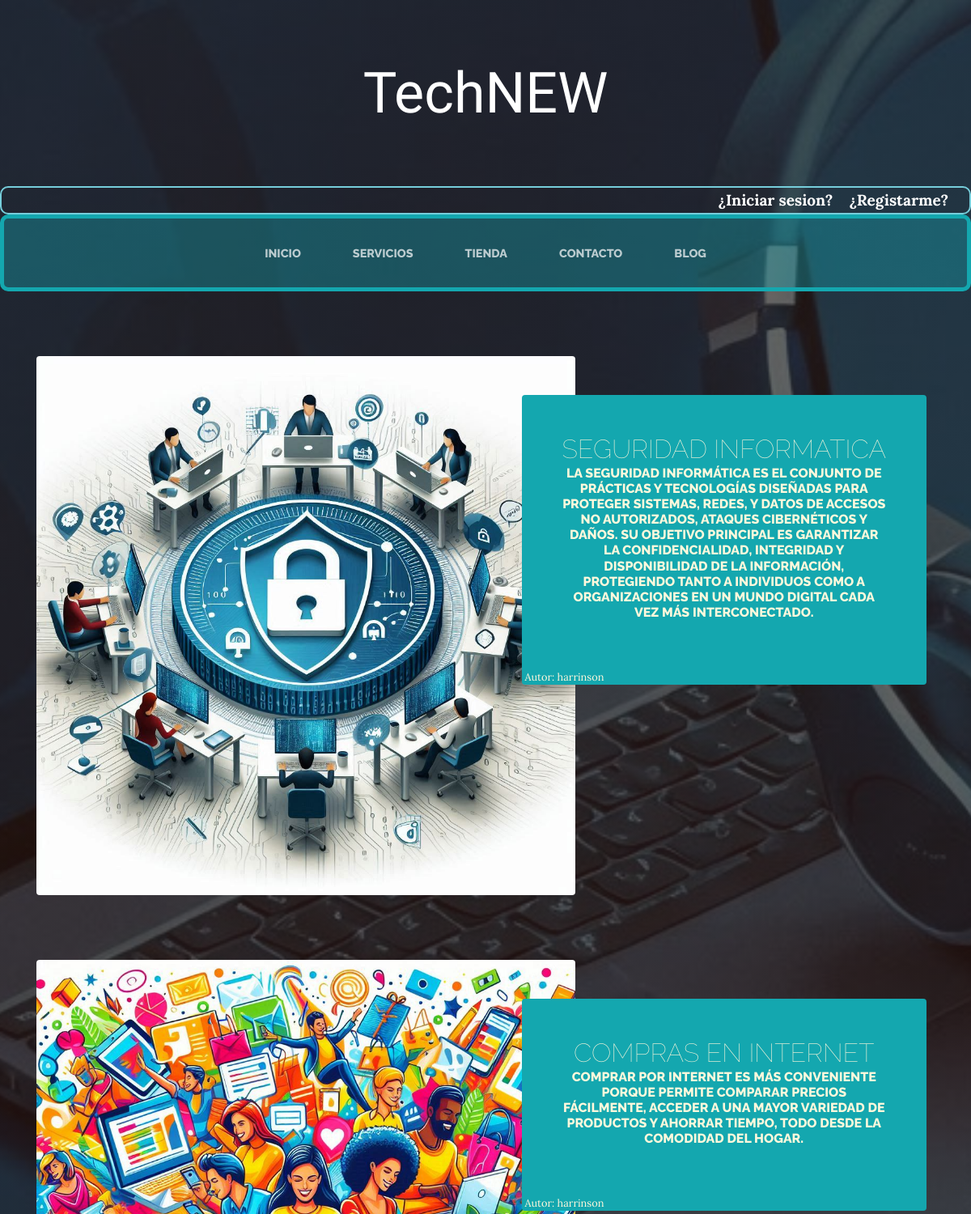
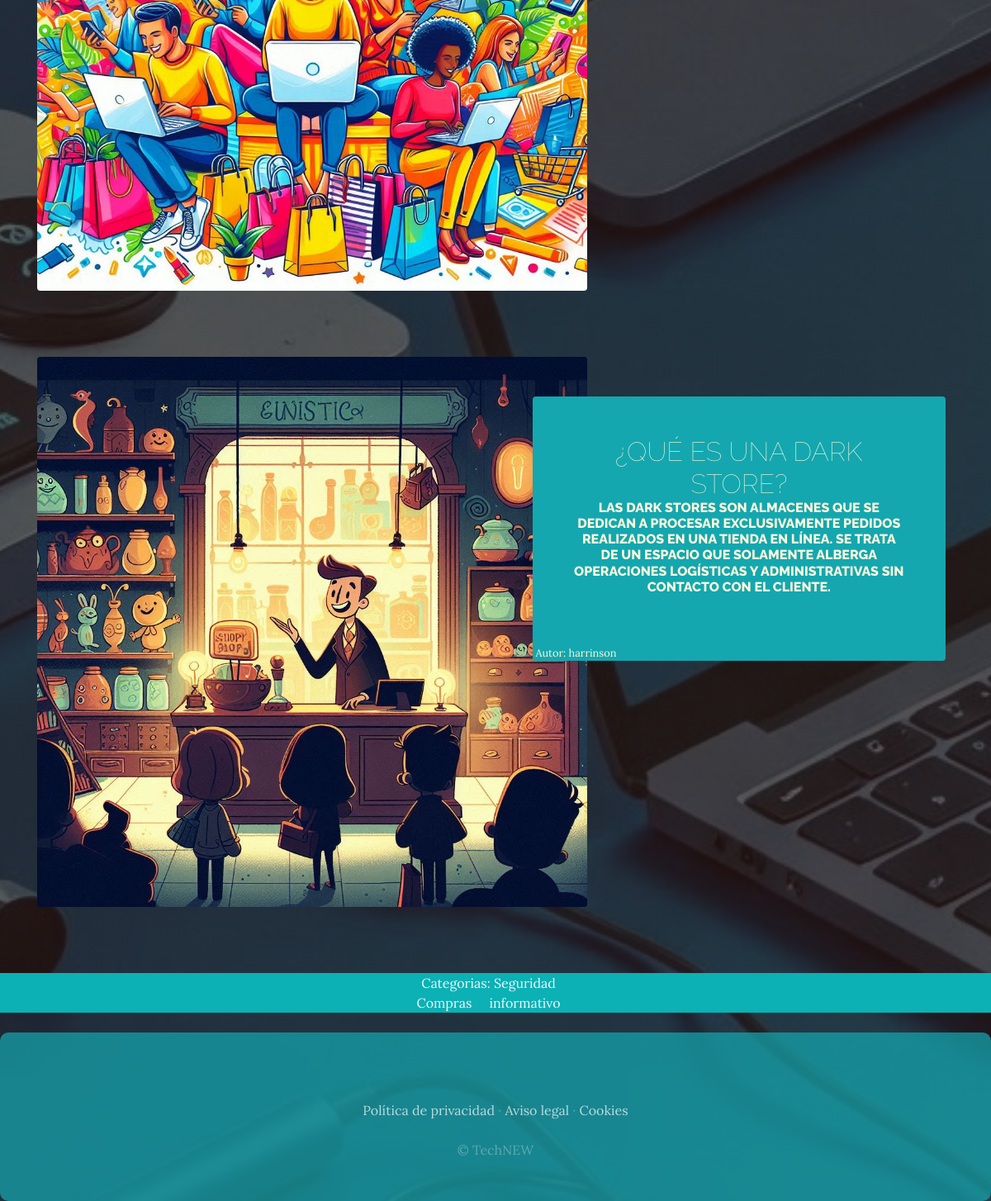
Screenshot of /blog/ with the database file from the repository (2 pictures, top to bottom).
### blog/models.py (models this page shows, shortened)
class post(models.Model):
     titulo=models.CharField(max_length=50,)
     contenido=models.CharField(max_length=500)
     imagen=models.ImageField(null=True , blank=True)
     autor=models.ForeignKey(User,on_delete=models.CASCADE)
     categorias=models.ManyToManyField(Categoria)
     created=models.DateTimeField(auto_now_add=True)
     updated=models.DateTimeField(auto_now_add=True)
     class meta:
        verbose_name="post"
        verbose_name_plural = "posts"

class Categoria(models.Model):
     nombre=models.CharField(max_length=50)
     created=models.DateTimeField(auto_now_add=True)
     updated=models.DateTimeField(auto_now_add=True)
     class meta:
        verbose_name="categoria"
        verbose_name_plural = "categorias"

### blog/views.py (the view)
# urls.py: 2. Add a URL to urlpatterns:  path('blog/', include('blog.urls'))
def blog (request):
    posts = post.objects.all()
    return render(request,"blog/Blog.html",{"posts":posts})

### carro/context_processor.py (called while the page is built)
def importe_total_carro(request):
    total = 0
    if request.user.is_authenticated:
            for key, value in request.session["carro"].items():
                total = total+float(value["precio"])
    else:
        total=" inicia sesion para relizar compras"
    return {"importe_total_carro": total}

### blog/templates/blog/Blog.html (shortened to what this page needs)
{% extends "TiendaHApp/base.html"%}
{%load static%}
{%block content%}
{% for post in posts %}
<section class="page-section clearfix">
    <div class="container">
      <div class="intro">
        <img class="intro-img img-fluid mb-3 mb-lg-0 rounded" src="{{post.imagen.url}}" alt="" style="width:60%;">
        <div class="intro-text left-0 text-center bg-faded p-5 rounded">
          <h2 class="section-heading mb-4" >
            <span style="font-size: 100%;"  class="section-heading-lower">{{post.titulo}}</span>
            <span class="section-heading-upper">{{post.contenido}}</span></h2>
            <span style="position: absolute; bottom: 0; right: 398; font-size:80%" class="section-heading-upper">Autor:  {{post.autor}} </span></h2>
        </div>
      </div>
    </div>
  </section>
  {%endfor%}
<section class="linksCategorias">
  <div>
      Categorias:
    {% for post in posts %}
    {% for categoria in  post.categorias.all %}
    <a href="{% url 'categoria' categoria.id%}" class="linksCategorias" >{{  categoria.nombre}} </a>  &nbsp;&nbsp;&nbsp;
    {%endfor%}
  </div>
  {%endfor%}
</section>c
{%endblock%}

### TiendaHApp/templates/TiendaHapp/base.html (shortened to what this page needs)
<html>
<head>
    {% load static %}
    <link href="{% static  'TiendaHApp/vendor/bootstrap/css/bootstrap.min.css'%}" rel="stylesheet">
    <link href="{% static  'TiendaHApp/css/gestion.css'%}" rel="stylesheet">
</head>
<body>
    <h1 class="site-heading text-center text-white d-none d-lg-block" >
      <span class="content" style="
      color: white;
      font-family: 'Uncial Antiqua', cursive;
      text-transform: none;
      font-size: 70px;
  ">TechNEW</span>
      </h1>
      <div class="infoUs" style="background-color:4e5053;border-radius:10px; width: 100%; font-size: 19px; font-weight: bold; border: 2px solid #76cedb; padding: 1px">
        {% if user.is_authenticated %}
        Bienvenido {{user.username}} &nbsp;&nbsp; <a style="color:rgb(211, 8, 66);" href="{%url 'cerrar_sesion' %}">Cerrar Sesion</a>
        &nbsp;&nbsp;<div class="navbar-brand" style="">
          <a href="{% url 'dashboard' %}" style="color:rgb(255, 255, 255);">Administracion</a> &nbsp;&nbsp;&nbsp;&nbsp;
      </div>
        {%else%}
        <a style="color: white;" href="{% url 'iniciar_sesion' %}"> ¿Iniciar sesion?</a> &nbsp;&nbsp; <a style="color: rgb(255, 255, 255);" href="{%url 'Autenticacion' %}">¿Registarme?</a> &nbsp;&nbsp;&nbsp;&nbsp;
        {%endif%}
      </div>
<nav class="navbar navbar-expand-lg navbar-dark py-lg-4" id="mainNav"style="border-radius:10px">
    <div class="container">
      <div class="collapse navbar-collapse"id="navbarResponsive" >
        <ul class="navbar-nav mx-auto" >
          <li class="nav-item {%if request.path == '/home/' %}active{%endif%} px-lg-4">
            <a class="nav-link text-uppercase text-expanded" href="{% url 'home' %}">Inicio</a>
          </li>
          <li class="nav-item {%if request.path == '/servicios/' %}active{%endif%} px-lg-4">
            <a class="nav-link text-uppercase text-expanded" href="{% url 'servicios' %}">Servicios</a>
          </li>
          <li class="nav-item {%if request.path == '/tienda/' %}active{%endif%} px-lg-4">
            <a class="nav-link text-uppercase text-expanded" href="{% url 'tienda' %}">Tienda</a>
          </li>
          <li class="nav-item {%if request.path == '/contacto/' %}active{%endif%} px-lg-4">
            <a class="nav-link text-uppercase text-expanded" href="{% url 'contacto' %}">Contacto</a>
          </li>
          <li class="nav-item {%if request.path|slice:':5' == '/blog/' %}active{%endif%} px-lg-4">
            <a class="nav-link text-uppercase text-expanded" href="{% url 'blog' %}">Blog</a>
          </li>
        </ul>
      </div>
    </div>
  </nav>
{%block content %}
{% endblock %}
    <footer class="footer text-faded text-center py-5"style="border-radius:10px">
      <div class="container">
        <p class="m-0 mbt">
        	<a href="sample.html" class="link">Política de privacidad</a> ·
        	<a href="sample.html" class="link">Aviso legal</a> ·
        	<a href="sample.html" class="link">Cookies</a>
		</p>
        <p class="m-0 mbt1">&copy; TechNEW</p>
      </div>
	</footer>
</body>
</html>

### TiendaHApp/static/TiendaHapp/css/gestion.css (style rules this page uses)
body { font-family: 'Lora'; background: linear-gradient(rgba(47, 23, 15, 0.65), rgba(47, 23, 15, 0.65)), url("../img/16.jpg"); background-attachment: fixed; background-position: center; background-size: cover; }
h1, h2, h3, h4, h5, h6 { font-family: 'Raleway'; }
p { line-height: 1.75; }
.text-faded { color: rgba(255, 255, 255, 0.3); }
.site-heading { margin-top: 5rem; margin-bottom: 5rem; text-transform: uppercase; line-height: 1; font-family: 'Raleway'; }
.page-section { margin-top: 5rem; margin-bottom: 5rem; }
.section-heading { text-transform: uppercase; }
.section-heading .section-heading-upper { display: block; font-size: 1rem; font-weight: 800; padding-bottom:.5rem; }
.section-heading .section-heading-lower { display: block; font-size: 3rem; font-weight: 100; }
.bg-faded { background-color: rgba(255, 255, 255, 0.85); }
#mainNav { background-color: rgba(22, 171, 184, 0.37); font-family: 'Raleway'; border-radius: 10px; border: 5px solid #14a7af; }
#mainNav .navbar-nav .nav-item .nav-link { color: rgba(255, 255, 255, 0.7); font-weight: 800; }
@media (min-width: 992px) { #mainNav .navbar-nav .nav-item .nav-link { font-size: 0.9rem; } }
.intro { position: relative; }
@media (min-width: 992px) { .intro .intro-img { width: 75%; float: left; } }
@media (min-width: 992px) { .intro .intro-text { left: 600; width: 60%; margin-top: 3rem; background-color: rgb(20, 167, 175); color: cornsilk; position: absolute; } }
@media (min-width: 1200px) { .intro .intro-text { width: 45%; } }
.footer { background-color: #14a7afb8 }
.mbt { padding-top: 2rem; }
.mbt1 { padding-top: 1.25rem; }
a.link { color: rgba(255, 255, 255, 0.7); }
.linksCategorias { width: 100%; margin:auto; color:aliceblue !important; background-color: rgb(11, 177, 180); text-align: center; }
.infoUs { text-align: right; margin-right: 200px; color: #ffffff; }

### rows the page displays
post: imagen (picture), titulo "SEGURIDAD INFORMATICA", contenido "LA SEGURIDAD INFORMÁTICA ES EL CONJUNTO DE PRÁCTICAS Y TECNOLOGÍAS DISEÑADAS PARA PROTEGER SISTEMAS, REDES, Y DATOS DE ACCESOS NO AUTORIZADOS, ATAQUES CIBERNÉTICOS Y DAÑOS. SU OBJETIVO PRINCIPAL ES GARANTIZAR LA CONFIDENCIALIDAD, INTEGRIDAD Y DISPONIBILIDAD DE LA INFORMACIÓN, PROTEGIENDO TANTO A INDIVIDUOS COMO A ORGANIZACIONES EN UN MUNDO DIGITAL CADA VEZ MÁS INTERCONECTADO.", autor "harrinson"
post: imagen (picture), titulo "COMPRAS EN INTERNET", contenido "COMPRAR POR INTERNET ES MÁS CONVENIENTE PORQUE PERMITE COMPARAR PRECIOS FÁCILMENTE, ACCEDER A UNA MAYOR VARIEDAD DE PRODUCTOS Y AHORRAR TIEMPO, TODO DESDE LA COMODIDAD DEL HOGAR.", autor "harrinson"
post: imagen (picture), titulo "¿QUÉ ES UNA DARK STORE?", contenido "LAS DARK STORES SON ALMACENES QUE SE DEDICAN A PROCESAR EXCLUSIVAMENTE PEDIDOS REALIZADOS EN UNA TIENDA EN LÍNEA. SE TRATA DE UN ESPACIO QUE SOLAMENTE ALBERGA OPERACIONES LOGÍSTICAS Y ADMINISTRATIVAS SIN CONTACTO CON EL CLIENTE.", autor "harrinson"
Categoria: nombre "Seguridad"
Categoria: nombre "Compras"
Categoria: nombre "informativo"
